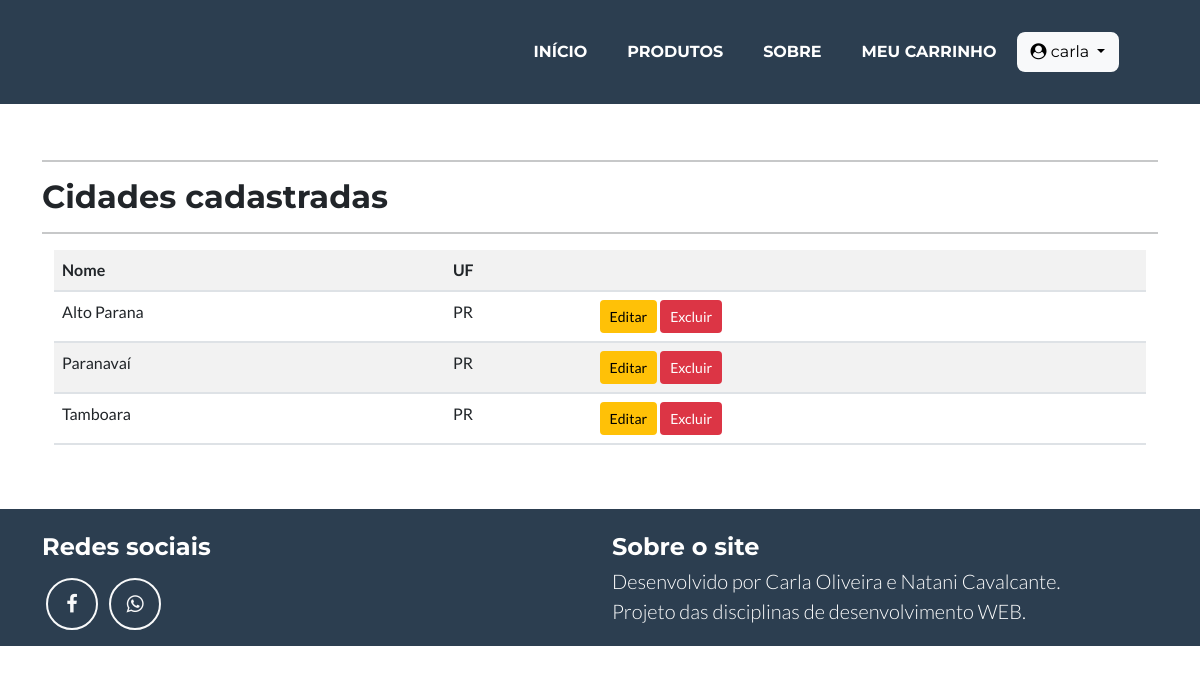
/listar/cidade/ (signed in), run on the app's committed database.
### cadastros/models.py (models this page shows, shortened)
class Cidade(models.Model):
    nome = models.CharField(max_length=50, verbose_name='Cidade')
    estado = models.ForeignKey(Estado, on_delete=models.PROTECT)

class Estado (models.Model):
    nome = models.CharField (max_length=50)
    sigla = models.CharField(max_length=2)

### cadastros/views.py (the view)
# urls.py: path('listar/cidade/', CidadeList.as_view(), name="listar-cidade"),
class CidadeList(GroupRequiredMixin, LoginRequiredMixin, ListView):
    login_url = reverse_lazy('login')
    group_required = u"Administrador"
    model = Cidade
    template_name = 'cadastros/listas/cidade.html'
    def get_context_data(self, *args, **kwargs):
        context = super().get_context_data(*args, **kwargs)
        context['titulo'] = "Cidades cadastradas"
        return context

### cadastros/templates/cadastros/listas/cidade.html
{% extends 'paginas/modelo.html' %}
{% load static %}
{% load crispy_forms_tags %}
{% block conteudo %}
<hr>
<h2>{{ titulo }}</h2>
<hr>
<div class="container">
    <div class="table-responsive">
        <table class="table table-striped">
            <tr>
                <th>Nome</th>
                <th>UF</th>
                <th></th>
            </tr>
            {% for cidade in object_list %}
            <tr>
                <td>{{cidade.nome}}</td>
                <td>{{cidade.estado.sigla}}</td>
                <td>
                    <a href="{% url 'editar-cidade' cidade.pk %}" class="btn btn-warning btn-sm" title="Editar">Editar</a>
                    <a href="{% url 'deletar-cidade' cidade.pk %}" class="btn btn-danger btn-sm" title="Excluir">Excluir</a>
                </td>
            </tr>
            {% empty %}
            <tr>
                <td colspan="3">Nenhuma cidade cadastrada!</td>
            </tr>
            {% endfor %}
        </table>
    </div>
</div>
{% endblock %}

### paginas/templates/paginas/modelo.html (shortened to what this page needs)
{% load static %} {% load crispy_forms_tags %}
<!DOCTYPE html>
<html lang="pt-br" class="h-100">
<head>
    <link href="{% static 'css/styles.css' %}" rel="stylesheet" />
    <link rel="stylesheet" href="https://cdnjs.cloudflare.com/ajax/libs/font-awesome/4.7.0/css/font-awesome.min.css">
</head>
<body id="page-top">
    <nav class="navbar navbar-expand-md bg-secondary text-uppercase fixed-top" id="mainNav">
        <div class="container-fluid">
            <div class="collapse navbar-collapse" id="navbarResponsive">
                <ul class="navbar-nav ms-auto">
                    <li class="nav-item mx-1 mx-lg-1"><a class="nav-link py-3 px-0 px-lg-3 rounded" href="{% url 'index' %}">Início</a></li>
                    <li class="nav-item mx-1 mx-lg-1"><a class="nav-link py-3 px-0 px-lg-3 rounded" href="{% url 'listar-produto' %}">Produtos</a></li>
                    <li class="nav-item mx-1 mx-lg-1"><a class="nav-link py-3 px-0 px-lg-3 rounded" href="{% url 'sobre' %}">Sobre</a></li>
                    {% if request.user.is_authenticated and request.user.groups.all.0.name == "cliente" %}
                    <li class="nav-item mx-1 mx-lg-1"><a class="nav-link py-3 px-0 px-lg-3 rounded" href="{% url 'listar-carrinho' %}">Meu carrinho</a></li>
                    {% endif %}  {% if request.user.is_authenticated %}
                    <div class="dropdown me-5">
                        <button class="btn btn-light dropdown-toggle my-2" type="button" id="dropdownMenuButton" data-bs-toggle="dropdown" aria-expanded="false">
                            <i class="fa fa-user-circle" aria-hidden="true"></i>
                            {{ request.user }}
                        </button>
                    </div>
                    <span class="me-3">&nbsp;</span> {% else %}
                    <a href="{% url 'login' %}" class="btn btn-light mb-3 my-2 me-2">Login</a>
                    <a href="{% url 'registrar' %}" class="btn btn-success mb-3 my-2 mr-2">Registrar</a> {% endif %}
                </ul>
            </div>
        </div>
    </nav>
    <main class="flex-shrink-0">
        <div class="container">
            <br>
            <br>
            <br>
            <br>
            <br>
            <br>
            {% block conteudo %}{% endblock %}
            <br>
            <br>
        </div>
    </main>
    <footer class="footer mt-auto py-3">
        <div class="container">
            <div class="row">
                <div class="col-lg-6 mb-5 mb-lg-0">
                    <h4 class="pt-2 mb-3">Redes sociais</h4>
                    <a class="btn btn-outline-light btn-social mx-1" href="#!"><i class="fa fa-facebook" aria-hidden="true"></i></a>
                    <a class="btn btn-outline-light btn-social mx-1" href="https://api.whatsapp.com/send?phone=5544991650993" target="_blank"><i class="fa fa-whatsapp" aria-hidden="true"></i></a>
                </div>
                <div class="col-lg-6">
                    <h4 class="pt-2 mb-1">Sobre o site</h4>
                    <p class="lead mb-0">
                        Desenvolvido por Carla Oliveira e Natani Cavalcante. <br/> Projeto das disciplinas de desenvolvimento WEB.
                    </p>
                </div>
            </div>
        </div>
    </footer>
</body>
</html>

### data on the page
Cidade: nome "Alto Parana", estado.sigla "PR"
Cidade: nome "Paranavaí", estado.sigla "PR"
Cidade: nome "Tamboara", estado.sigla "PR"

### other printed values
{{ request.user }} "carla"
{{ titulo }} "Cidades cadastradas"
